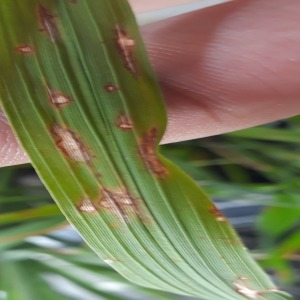
#> input picture history/images/0fc8d558bec9010f04a094e14e9eb962.jpg, 300 x 300 px
$ python -i quality.py   (imports and definitions only)   (older library calls are emulated)
#> lines starting #> are read from the running program, lines starting #| are printed output that depends on the picture; after the words box and inside, x2 and y2 are one past the last pixel; in counts of white or black regions, pixels touching at a corner belong together
"""
core/quality.py  –  Image quality checks before classification.

Checks performed:
  1. Resolution  – image must be at least min_w x min_h pixels.
  2. Blur        – Laplacian variance; low variance = blurry.
  3. Brightness  – mean pixel value; too dark or too bright.
  4. Over-exposure – fraction of saturated pixels.
  5. Leaf visible – estimated green-area fraction.

All thresholds are passed in as keyword arguments so they can be loaded from
config.yaml and adjusted from the Streamlit sidebar for the Pi camera.

Returns a dict:
  score  : int        0-100 (100 = perfect)
  grade  : str        'Good' | 'Fair' | 'Poor'
  reasons: list[str]  human-readable issues (empty when Good)
"""

from __future__ import annotations

import cv2
import numpy as np


def check_quality(
    img_rgb: np.ndarray,
    *,
    min_width: int = 224,
    min_height: int = 224,
    blur_threshold: float = 80.0,
    dark_threshold: float = 50.0,
    bright_threshold: float = 210.0,
    overexp_fraction: float = 0.15,
    min_green_fraction: float = 0.05,
) -> dict:
    """Run all quality checks and return a quality report dict.

    Parameters
    ----------
    img_rgb         : RGB uint8 image (H, W, 3).
    min_width/height: minimum acceptable resolution in pixels.
    blur_threshold  : Laplacian variance below this → blurry.
    dark_threshold  : mean brightness below this → too dark.
    bright_threshold: mean brightness above this → too bright.
    overexp_fraction: fraction of near-white pixels above this → over-exposed.
    min_green_fraction: fraction of green pixels below this → leaf not visible.

    Returns
    -------
    dict:
        score   int   0-100
        grade   str   'Good' | 'Fair' | 'Poor'
        reasons list  human-readable issues found
        details dict  raw metric values (for sidebar/debug display)
    """
#> called with min_width = 224, min_height = 224, blur_threshold = 80, dark_threshold = 50, bright_threshold = 210, overexp_fraction = 0.15, min_green_fraction = 0.05
    reasons: list[str] = []
    details: dict[str, float] = {}

    h, w = img_rgb.shape[:2]
#> h = 300; w = 300

    # 1. Resolution
    details["width"] = w
    details["height"] = h
    if w < min_width or h < min_height:
        reasons.append(f"Resolution too low ({w}x{h}; need {min_width}x{min_height})")

    # 2. Blur (Laplacian variance on grayscale)
    gray = cv2.cvtColor(img_rgb, cv2.COLOR_RGB2GRAY)
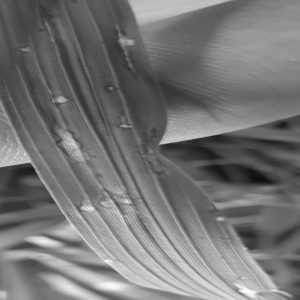
#> gray: shape (300, 300); min 15, max 254, mean 116.4
    lap_var = float(cv2.Laplacian(gray, cv2.CV_64F).var())
#> lap_var = 327.6
    details["blur_var"] = round(lap_var, 1)
    if lap_var < blur_threshold:
        reasons.append(f"Image blurry (sharpness {lap_var:.0f}; need >{blur_threshold:.0f})")

    # 3. Brightness
    mean_bright = float(gray.mean())
#> mean_bright = 116.4
    details["brightness"] = round(mean_bright, 1)
    if mean_bright < dark_threshold:
        reasons.append(f"Too dark (brightness {mean_bright:.0f}; need >{dark_threshold:.0f})")
    elif mean_bright > bright_threshold:
        reasons.append(f"Too bright (brightness {mean_bright:.0f}; need <{bright_threshold:.0f})")

    # 4. Over-exposure (fraction of pixels with all channels ≥ 245)
    overexp = float(np.mean(np.all(img_rgb >= 245, axis=2)))
#> overexp = 0.000178
    details["overexp_frac"] = round(overexp, 3)
    if overexp > overexp_fraction:
        reasons.append(f"Over-exposed ({overexp*100:.1f}% blown pixels; limit {overexp_fraction*100:.0f}%)")

    # 5. Leaf visible: fraction of green-ish pixels in HSV
    hsv = cv2.cvtColor(img_rgb, cv2.COLOR_RGB2HSV)
#> hsv: shape (300, 300, 3); mean H, S, V 50.9, 101.7, 133.4
    hue, sat, val = cv2.split(hsv)
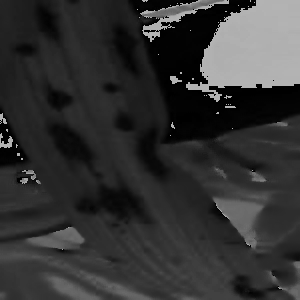
#> hue: shape (300, 300); min 0, max 179, mean 50.9
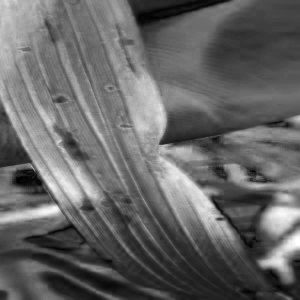
#> sat: shape (300, 300); min 0, max 255, mean 101.7
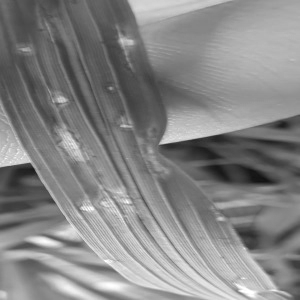
#> val: shape (300, 300); min 18, max 255, mean 133.4
    green_mask = (hue >= 28) & (hue <= 95) & (sat >= 40) & (val >= 40)
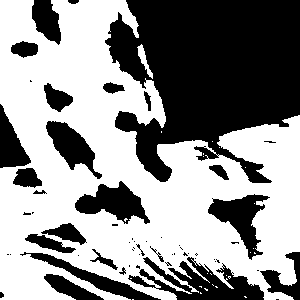
#> green_mask: shape (300, 300) bool; 56.6% white; 58 black regions (34 under 20 px), largest, box (x1, y1, x2, y2) and area: (105, 0, 300, 183) 24102, (128, 257, 264, 300) 2706, (75, 181, 150, 224) 1661
    green_frac = float(np.mean(green_mask))
#> green_frac = 0.566
    details["green_frac"] = round(green_frac, 3)
    if green_frac < min_green_fraction:
        reasons.append(
            f"Leaf not visible (only {green_frac*100:.1f}% green; need >{min_green_fraction*100:.0f}%)"
        )

    # Score: start at 100, deduct per issue
    deductions = {1: 10, 2: 20, 3: 30, 4: 40}   # issues → score deducted
    n = len(reasons)
    score = max(0, 100 - deductions.get(n, 50 + (n - 4) * 10))

    if score >= 75:
        quality_grade = "Good"
    elif score >= 45:
        quality_grade = "Fair"
    else:
        quality_grade = "Poor"

    return {
        "score": score,
        "grade": quality_grade,
        "reasons": reasons,
        "details": details,
    }

>>> import cv2
>>> picture = cv2.cvtColor(cv2.imread('../../history/images/0fc8d558bec9010f04a094e14e9eb962.jpg'), cv2.COLOR_BGR2RGB)
>>> result = check_quality(picture)
#> result = 4 items

$ run again, on history/images/3af7eb4bb1662e1803f84e57dcf0731a.jpg
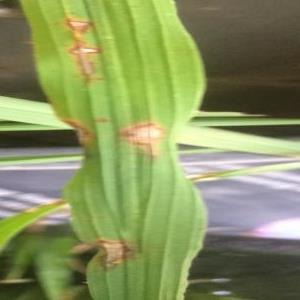
#> input picture history/images/3af7eb4bb1662e1803f84e57dcf0731a.jpg, 300 x 300 px
#> in check_quality, `gray = cv2.cvtColor(img_rgb, cv2.COLOR_RGB2GRAY)`:
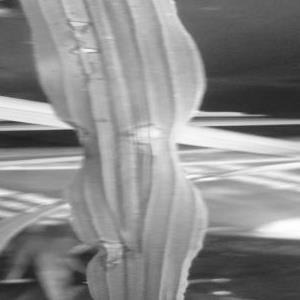
#> gray: shape (300, 300); min 32, max 254, mean 137.7
#> lap_var = 115.7
#> mean_bright = 137.7
#> overexp = 0.00257
#> hsv: shape (300, 300, 3); mean H, S, V 45.9, 101.2, 151.7
#> in check_quality, `green_mask = (hue >= 28) & (hue <= 95) & (sat >= 40) & (val >= 40)`:
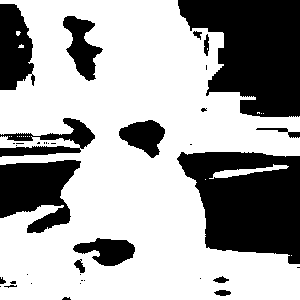
#> green_mask: shape (300, 300) bool; 65% white; 38 black regions (22 under 20 px), largest, box (x1, y1, x2, y2) and area: (178, 0, 300, 117) 10021, (177, 152, 300, 264) 9808, (0, 160, 81, 233) 3826
#> green_frac = 0.65
#> result = 4 items

$ run again, on history/images/8020529458d52a38926d23d4d613e19b.jpg
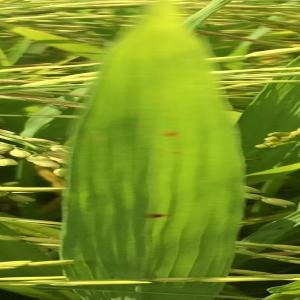
#> input picture history/images/8020529458d52a38926d23d4d613e19b.jpg, 300 x 300 px
#> in check_quality, `gray = cv2.cvtColor(img_rgb, cv2.COLOR_RGB2GRAY)`:
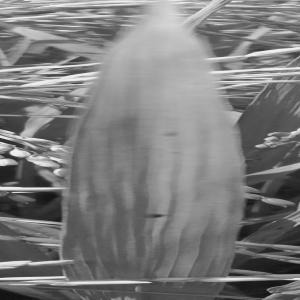
#> gray: shape (300, 300); min 12, max 244, mean 123.9
#> lap_var = 1088.7
#> mean_bright = 123.9
#> overexp = 0
#> hsv: shape (300, 300, 3); mean H, S, V 36.6, 200.7, 143.5
#> in check_quality, `green_mask = (hue >= 28) & (hue <= 95) & (sat >= 40) & (val >= 40)`:
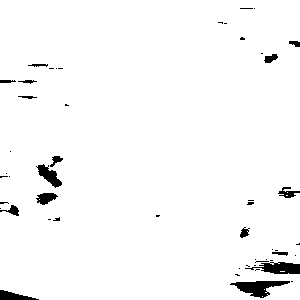
#> green_mask: shape (300, 300) bool; 97.3% white; 51 black regions (35 under 20 px), largest, box (x1, y1, x2, y2) and area: (230, 281, 290, 298) 506, (245, 262, 300, 274) 406, (36, 164, 62, 188) 276
#> green_frac = 0.973
#> result = 4 items

$ run again, on history/images/8eb077f50ce7075497040d3526cb3978.jpg
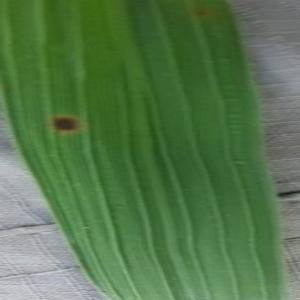
#> input picture history/images/8eb077f50ce7075497040d3526cb3978.jpg, 300 x 300 px
#> in check_quality, `gray = cv2.cvtColor(img_rgb, cv2.COLOR_RGB2GRAY)`:
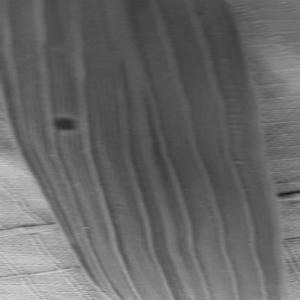
#> gray: shape (300, 300); min 20, max 212, mean 103.6
#> lap_var = 66.53
#> mean_bright = 103.6
#> overexp = 0
#> hsv: shape (300, 300, 3); mean H, S, V 60, 105, 119.6
#> in check_quality, `green_mask = (hue >= 28) & (hue <= 95) & (sat >= 40) & (val >= 40)`:
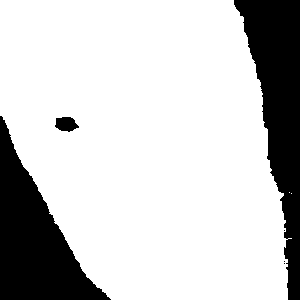
#> green_mask: shape (300, 300) bool; 79.1% white; 6 black regions (3 under 20 px), largest, box (x1, y1, x2, y2) and area: (234, 0, 300, 300) 9460, (0, 116, 111, 300) 9076, (55, 117, 79, 132) 259
#> green_frac = 0.791
#> n = 1
#> score = 90
#> result = 4 items
